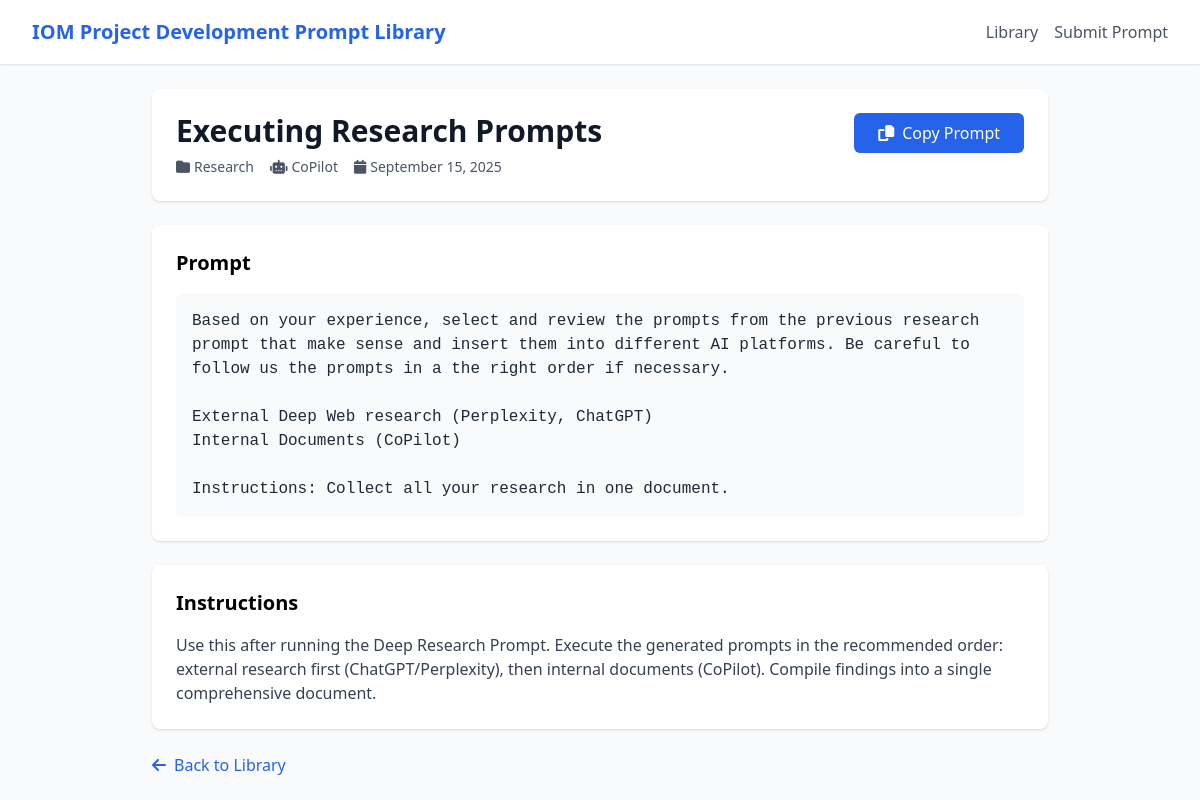
Before: /prompt/3 with the older database file.
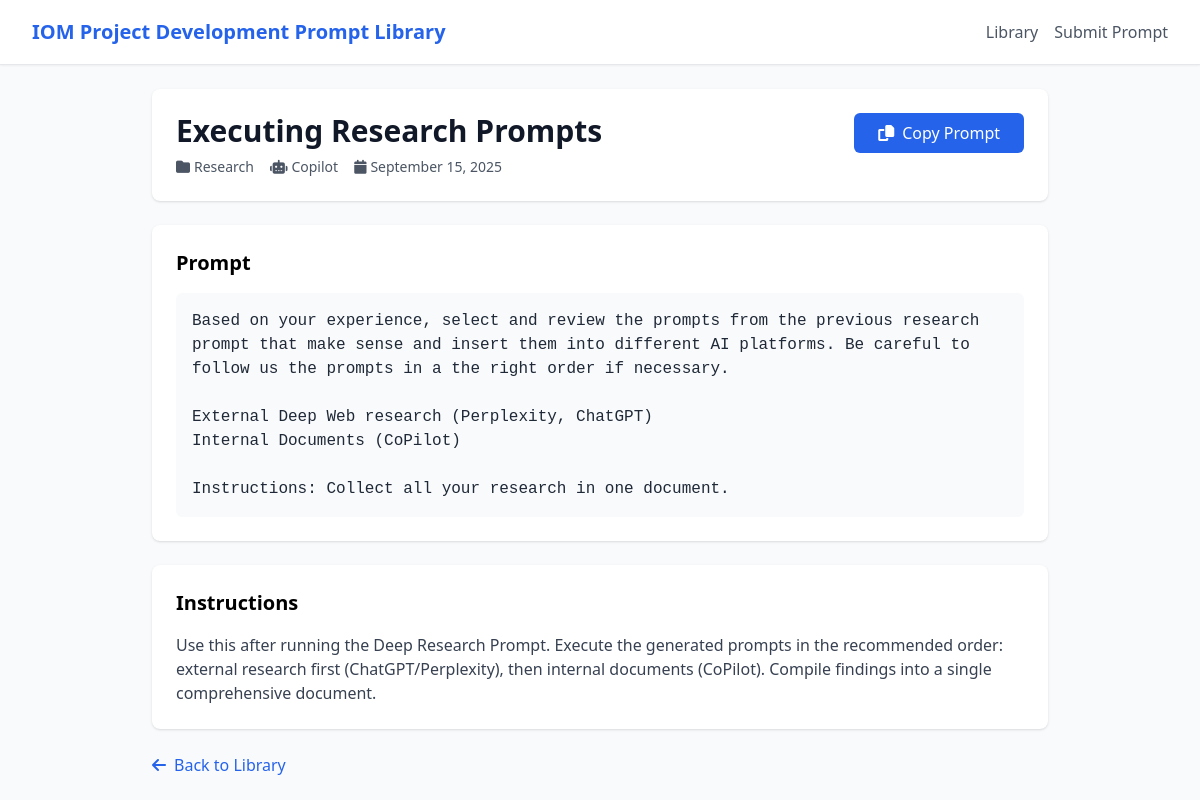
After: the same page with the newer database file.
### app/models.py (models this page shows)
class Prompt(SQLModel, table=True):
    id: Optional[int] = Field(default=None, primary_key=True)
    title: str
    body: str
    category_id: int = Field(foreign_key="category.id")
    subcategory_id: Optional[int] = Field(default=None, foreign_key="category.id")
    ai_platform: Optional[str] = None
    instructions: Optional[str] = None
    tags: Optional[str] = None  # JSON string for simplicity in v1
    status: str = Field(default="published")  # 'draft' | 'published' | 'archived'
    created_by: Optional[int] = Field(default=None, foreign_key="user.id")
    created_at: datetime = Field(default_factory=datetime.utcnow)
    updated_at: datetime = Field(default_factory=datetime.utcnow)

class Category(SQLModel, table=True):
    id: Optional[int] = Field(default=None, primary_key=True)
    name: str = Field(index=True, unique=True)
    slug: str = Field(index=True, unique=True)
    description: Optional[str] = None
    parent_id: Optional[int] = Field(default=None, foreign_key="category.id")
    created_at: datetime = Field(default_factory=datetime.utcnow)
    updated_at: datetime = Field(default_factory=datetime.utcnow)

### app/routers/public.py (the view)
@router.get("/prompt/{prompt_id}", response_class=HTMLResponse)
async def prompt_detail(request: Request, prompt_id: int, session: SessionDep):
    prompt = session.get(Prompt, prompt_id)
    if not prompt or prompt.status != "published":
        raise HTTPException(status_code=404, detail="Prompt not found")
    category = session.get(Category, prompt.category_id)
    subcategory = None
    if prompt.subcategory_id:
        subcategory = session.get(Category, prompt.subcategory_id)
    return templates.TemplateResponse(
        "prompt_detail.html",
        {
            "request": request,
            "prompt": prompt,
            "category": category,
            "subcategory": subcategory
        }
    )

### app/templates/prompt_detail.html (shortened to what this page needs)
{% extends "base.html" %}
{% block content %}
<div class="max-w-4xl mx-auto">
    <div class="bg-white rounded-lg shadow p-6 mb-6">
        <div class="flex justify-between items-start">
            <div class="flex-1">
                <h1 class="text-3xl font-bold text-gray-900 mb-2">{{ prompt.title }}</h1>
                <div class="flex items-center space-x-4 text-sm text-gray-600">
                    <span class="inline-flex items-center">
                        <i class="fas fa-folder mr-1"></i>
                        {{ category.name }}
                    </span>
                    {% if prompt.ai_platform %}
                    <span class="inline-flex items-center">
                        <i class="fas fa-robot mr-1"></i>
                        {{ prompt.ai_platform }}
                    </span>
                    {% endif %}
                    <span class="inline-flex items-center">
                        <i class="fas fa-calendar mr-1"></i>
                        {{ prompt.created_at.strftime('%B %d, %Y') }}
                    </span>
                </div>
            </div>
            <button
                onclick="copyToClipboard(`{{ prompt.body|replace('`', '\\`')|replace('$', '\\$') }}`)"
                class="bg-blue-600 text-white px-6 py-2 rounded-md hover:bg-blue-700 flex items-center"
            >
                <i class="fas fa-copy mr-2"></i>
                Copy Prompt
            </button>
        </div>
    </div>
    <div class="bg-white rounded-lg shadow p-6 mb-6">
        <h2 class="text-xl font-semibold mb-4">Prompt</h2>
        <div class="bg-gray-50 p-4 rounded-md">
            <pre class="whitespace-pre-wrap text-gray-800">{{ prompt.body }}</pre>
        </div>
    </div>
    {% if prompt.instructions %}
    <div class="bg-white rounded-lg shadow p-6 mb-6">
        <h2 class="text-xl font-semibold mb-4">Instructions</h2>
        <div class="prose max-w-none">
            <p class="text-gray-700">{{ prompt.instructions }}</p>
        </div>
    </div>
    {% endif %}
    <div class="mt-6">
        <a href="/" class="inline-flex items-center text-blue-600 hover:text-blue-800">
            <i class="fas fa-arrow-left mr-2"></i>
            Back to Library
        </a>
    </div>
</div>
{% endblock %}

### app/templates/base.html (shortened to what this page needs)
<!DOCTYPE html>
<html lang="en">
<head>
    <script src="https://cdn.tailwindcss.com"></script>
    <link rel="stylesheet" href="https://cdnjs.cloudflare.com/ajax/libs/font-awesome/6.4.0/css/all.min.css">
</head>
<body class="bg-gray-50 min-h-screen">
    <nav class="bg-white shadow-sm border-b border-gray-200">
        <div class="max-w-7xl mx-auto px-4 sm:px-6 lg:px-8">
            <div class="flex justify-between items-center h-16">
                <div class="flex items-center">
                    <a href="/" class="text-xl font-bold text-blue-600">IOM Project Development Prompt Library</a>
                </div>
                <div class="flex items-center space-x-4">
                    <a href="/" class="text-gray-600 hover:text-blue-600">Library</a>
                    <a href="/submit" class="text-gray-600 hover:text-blue-600">Submit Prompt</a>
                </div>
            </div>
        </div>
    </nav>
    <main class="max-w-7xl mx-auto py-6 px-4 sm:px-6 lg:px-8">
        {% block content %}{% endblock %}
    </main>
</body>
</html>

Changed rows visible on the page:
changed Prompt "Executing Research Prompts": ai_platform "CoPilot" → "Copilot"
